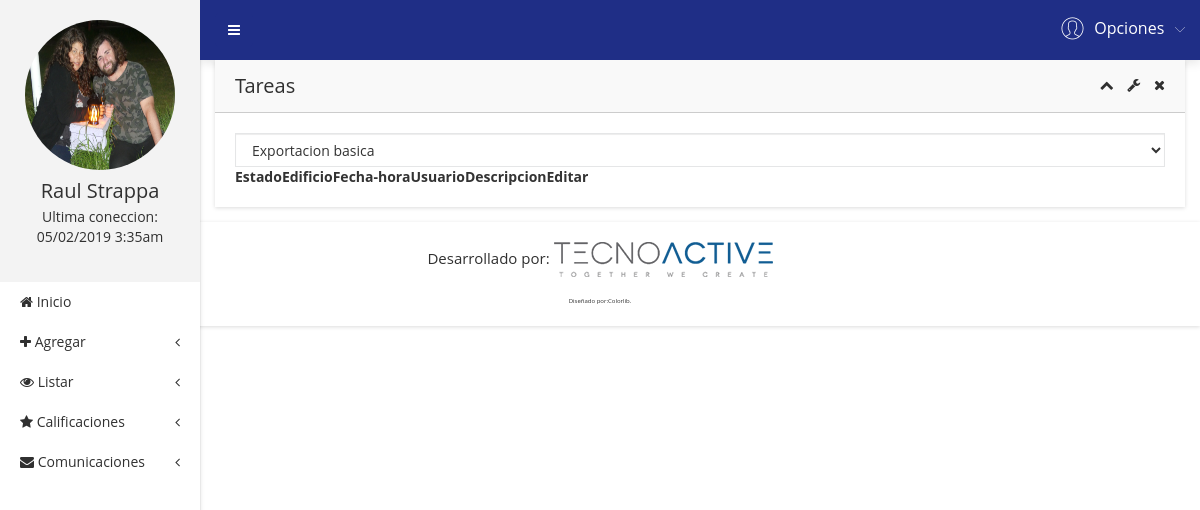
/?c=Usuario&a=Tareas (signed in), run on an earlier commit of the app's database.
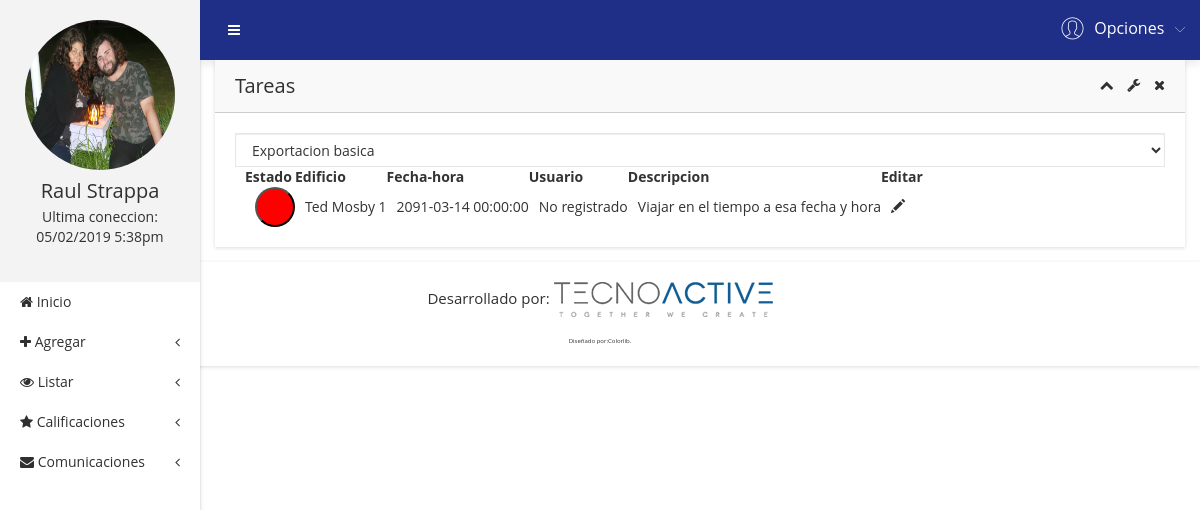
And on a later commit of the database.
### tables this page shows
CREATE TABLE tarea (
  idTarea INT(6) NOT NULL AUTO_INCREMENT,
  idUsuario INT(6) DEFAULT NULL,
  idEdificio INT(6) NOT NULL,
  descripcionTarea VARCHAR(200) NOT NULL,
  fechaTarea DATETIME NOT NULL,
  estadoTarea INT(11) NOT NULL DEFAULT 0,
  PRIMARY KEY (idTarea)
);

CREATE TABLE edificio (
  idEdificio INT(6) NOT NULL AUTO_INCREMENT,
  idComunidad INT(6) NOT NULL,
  direccionEdificio VARCHAR(200) NOT NULL,
  PRIMARY KEY (idEdificio)
);

### controller/usuario.controller.php (called while the page is built, shortened)
<?php
require_once 'model/tarea.php';
class UsuarioController
{
    public function Tareas()
    {
        $t = new Tarea();
        require_once 'view/header.php';
        require_once 'view/listarTareas.php';
        require_once 'view/footer.php';
    }
}
 ?>

### model/database.php (called while the page is built, shortened)
<?php
class Database
{
	public static function Conn()
	{
		$conn = new PDO('mysql:host=localhost;dbname=awake','root','',array(PDO::MYSQL_ATTR_INIT_COMMAND=>'SET NAMES \'UTF8\''));
		$conn -> setAttribute(PDO::ATTR_ERRMODE,PDO::ERRMODE_EXCEPTION);
		return $conn;
	}
}
?>

### model/tarea.php (called while the page is built, shortened)
<?php
class Tarea
{
  private $conn;
  public function __CONSTRUCT()
   {
       try
       {
         $this->conn = Database::Conn();
       }
       catch(Exception $e)
       {
         die($e->getMessage());
       }
   }
   public function listar()
   {
      $sql = $this->conn->prepare("SELECT * FROM tarea JOIN edificio using(idEdificio) LEFT JOIN usuario USING (idUsuario)");
      $sql->execute();
      return $sql->fetchAll(PDO::FETCH_OBJ);
   }
}
 ?>

### view/listarTareas.php (the view, shortened to what the changed rows need)
        <div class="admin-dashone-data-table-area">
            <div class="container-fluid">
                <div class="row">
                    <div class="col-lg-12">
                        <div class="sparkline8-list shadow-reset">
                            <div class="sparkline8-hd">
                                <div class="main-sparkline8-hd">
                                    <h1>Tareas</h1>
                                    <div class="sparkline8-outline-icon">
                                        <span class="sparkline8-collapse-link"><i class="fa fa-chevron-up"></i></span>
                                        <span><i class="fa fa-wrench"></i></span>
                                        <span class="sparkline8-collapse-close"><i class="fa fa-times"></i></span>
                                    </div>
                                </div>
                            </div>
                            <div class="sparkline8-graph">
                                <div class="datatable-dashv1-list custom-datatable-overright">
                                    <div id="toolbar">
                                        <select class="form-control">
                                            <option value="">Exportacion basica</option>
                                        </select>
                                    </div>
                                    <table id="table" data-toggle="table" data-pagination="true" data-search="true" data-show-columns="true" data-show-pagination-switch="true" data-show-refresh="true" data-key-events="true" data-show-toggle="true" data-resizable="true" data-cookie="true" data-cookie-id-table="saveId" data-show-export="true" data-click-to-select="true" data-toolbar="#toolbar">
                                        <thead>
                                            <tr>
                                                <th data-field="state" data-checkbox="true"></th>
                                                <th data-field="Estado" data-editable="true">Estado</th>
                                                <th data-field="Edificio" data-editable="true">Edificio</th>
                                                <th data-field="Fecha-hora" data-editable="true">Fecha-hora</th>
                                                <th data-field="Usuario" data-editable="true">Usuario</th>
                                                <th data-field="Descripcion" data-editable="true">Descripcion</th>
                                                <th data-field="Editar" data-editable="true">Editar</th>
                                            </tr>
                                        </thead>
                                        <tbody>
                                            <?php foreach ($t->listar() as $row): ?>
                                              <tr>
                                                <td></td>
                                                <td><?php if ($row->estadoTarea==0): ?>
                                                  <input type="button" class="estadoDanger"name="" value="">
                                                <?php endif;  if ($row->estadoTarea==1): ?>
                                                  <input type="button" class="estadoSuccess"name="" value="">
                                                <?php endif; ?>
                                              </td>
                                              <td><?php echo $row->direccionEdificio ?></td>
                                              <td><?php echo $row->fechaTarea ?></td>
                                              <td><?php if ($row->nombre ==null)
                                              {
                                                echo "No registrado";
                                              }
                                              else
                                              {
                                                echo $row->nombre;
                                              } ?>
                                            </td>
                                              <td><?php echo $row->descripcionTarea ?></td>
                                              <td class="centrado"><a href="#"<span class="glyphicon glyphicon-pencil"></span></a></td>
                                              </tr>
                                            <?php endforeach; ?>
                                        </tbody>
                                    </table>
                                </div>
                            </div>
                        </div>
                    </div>
                </div>
            </div>
        </div>
    </div>
</div>

### view/header.php (shortened to what the changed rows need)
<!doctype html>
<html class="no-js" lang="en">
<head>
    <link rel="stylesheet" href="assets/css/bootstrap.min.css">
    <link rel="stylesheet" href="assets/css/font-awesome.min.css">
    <link rel="stylesheet" href="assets/css/adminpro-custon-icon.css">
    <link rel="stylesheet" href="assets/css/meanmenu.min.css">
    <link rel="stylesheet" href="assets/css/jquery.mCustomScrollbar.min.css">
    <link rel="stylesheet" href="assets/css/animate.css">
    <link rel="stylesheet" href="assets/css/data-table/bootstrap-table.css">
    <link rel="stylesheet" href="assets/css/data-table/bootstrap-editable.css">
    <link rel="stylesheet" href="assets/css/normalize.css">
    <link rel="stylesheet" href="assets/css/c3.min.css">
    <link rel="stylesheet" href="assets/css/form/all-type-forms.css">
    <link rel="stylesheet" href="assets/css/form.css">
    <link rel="stylesheet" href="assets/style.css">
    <link rel="stylesheet" href="assets/css/responsive.css">
    <link rel="stylesheet" href="assets/css/miCSS.css">
</head>
<body class="materialdesign">
    <div class="wrapper-pro">
        <div class="left-sidebar-pro">
            <nav id="sidebar">
                <div class="sidebar-header">
                    <a href="?c=Usuario&a=MiPerfil"><img src="<?php echo $_SESSION['fotoPerfil'] ?>" alt="" />
                    </a>
                    <h3><?php echo $_SESSION['nombre'] ?></h3>
                    <p>Ultima coneccion: <br> <?php echo $_SESSION['ultimaConexion'] ?></p>
                </div>
                <div class="left-custom-menu-adp-wrap">
                    <ul class="nav navbar-nav left-sidebar-menu-pro">
                        <li class="nav-item">
                            <a href="?c=Usuario&a=Dashboard" role="button" ><i class="fa big-icon fa-home"></i> <span class="mini-dn">Inicio</span> <span class=><i class=""></i></span></a>
                        </li>
                        <li class="nav-item"><a href="#" data-toggle="dropdown" role="button" aria-expanded="false" class="nav-link dropdown-toggle"><i class="fa big-icon fa-plus"></i> <span class="mini-dn">Agregar</span> <span class="indicator-right-menu mini-dn"><i class="fa indicator-mn fa-angle-left"></i></span></a>
                        </li>
                        <li class="nav-item"><a href="#" data-toggle="dropdown" role="button" aria-expanded="false" class="nav-link dropdown-toggle"><i class="fa big-icon fa-eye"></i> <span class="mini-dn">Listar</span> <span class="indicator-right-menu mini-dn"><i class="fa indicator-mn fa-angle-left"></i></span></a>
                        </li>
                        <li class="nav-item"><a href="#" data-toggle="dropdown" role="button" aria-expanded="false" class="nav-link dropdown-toggle"><i class="fa big-icon fa-star"></i> <span class="mini-dn">Calificaciones</span> <span class="indicator-right-menu mini-dn"><i class="fa indicator-mn fa-angle-left"></i></span></a>
                        </li>
                        <li class="nav-item"><a href="#" data-toggle="dropdown" role="button" aria-expanded="false" class="nav-link dropdown-toggle"><i class="fa big-icon fa-envelope"></i> <span class="mini-dn">Comunicaciones</span> <span class="indicator-right-menu mini-dn"><i class="fa indicator-mn fa-angle-left"></i></span></a>
                        </li>
                    </ul>
                </div>
            </nav>
        </div>
        <div class="content-inner-all">
            <div class="header-top-area">
                <div class="fixed-header-top">
                    <div class="container-fluid">
                        <div class="row">
                            <div class="col-lg-1 col-md-6 col-sm-6 col-xs-12">
                                <button type="button" id="sidebarCollapse" class="btn bar-button-pro header-drl-controller-btn btn-info navbar-btn">
                                    <i class="fa fa-bars"></i>
                                </button>
                            </div>
                            <div class="col-lg-5 col-md-5 col-sm-6 col-xs-12">
                                <div class="header-right-info">
                                    <ul class="nav navbar-nav mai-top-nav header-right-menu">
                                        <li class="nav-item">
                                            <a href="#" data-toggle="dropdown" role="button" aria-expanded="false" class="nav-link dropdown-toggle">
                                                <span class="adminpro-icon adminpro-user-rounded header-riht-inf"></span>
                                                <span class="admin-name">Opciones</span>
                                                <span class="author-project-icon adminpro-icon adminpro-down-arrow"></span>
                                            </a>
                                        </li>
                                    </ul>
                                </div>
                            </div>
                        </div>
                    </div>
                </div>
            </div>

What changed in the data, as far as the page shows it:
added tarea: idEdificio.direccionEdificio "Ted Mosby 1", fechaTarea "2091-03-14 00:00:00", descripcionTarea "Viajar en el tiempo a esa fecha y hora"
Also different on the page:
$_SESSION['ultimaConexion']: "05/02/2019 3:35am" → "05/02/2019 5:38pm"
